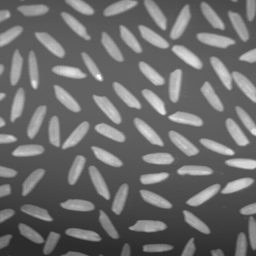
#> input picture images/rice2.png, 256 x 256 px
$ python test.py
#> lines starting #> are read from the running program, lines starting #| are printed output that depends on the picture; after the words box and inside, x2 and y2 are one past the last pixel; in counts of white or black regions, pixels touching at a corner belong together
import cv2
import matplotlib.pyplot as plot
import numpy as np

foo = 34
rice_orig = cv2.imread('images/rice2.png')
#> rice_orig is the input picture: shape (256, 256, 3); min 44, max 255, mean 108.9
rice_orig = cv2.cvtColor(rice_orig, cv2.COLOR_BGR2GRAY)
#> rice_orig: shape (256, 256)
width = len(rice_orig[0])
#> width = 256

def prout(foo: int):
    return foo + 1

# Add some blur to remove noise
rice_blur = cv2.convertScaleAbs(rice_orig, alpha=1, beta = 0)
rice_blur = cv2.GaussianBlur(rice_blur, (5,5), 5)

# Threshold the image using mean thresholding
rice_ad = cv2.adaptiveThreshold(rice_blur,255,cv2.ADAPTIVE_THRESH_MEAN_C,cv2.THRESH_BINARY, 31, 0)
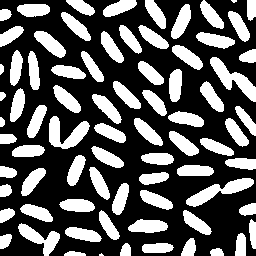
#> rice_ad: shape (256, 256); 35.7% white; 77 white regions (2 under 20 px), largest, box (x1, y1, x2, y2) and area: (210, 57, 256, 102) 730, (186, 178, 254, 207) 724, (49, 116, 90, 149) 682

# We need to add some border around the image to segment it correctly, filled with zeroes
rice_ad = cv2.copyMakeBorder(rice_ad, top=20, bottom=20, right=20, left=20, borderType=cv2.BORDER_CONSTANT, value=[0])
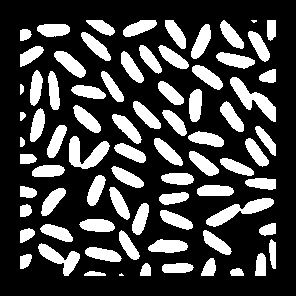
#> rice_ad: shape (296, 296); 26.7% white; 77 white regions (2 under 20 px), largest, box (x1, y1, x2, y2) and area: (230, 77, 276, 122) 730, (206, 198, 274, 227) 724, (69, 136, 110, 169) 682

# Apply some topolgy operators
kernel = np.ones((3,3), np.uint8)

$ run again, with images/rice.png copied over images/rice2.png
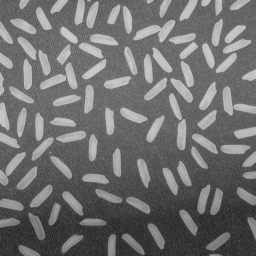
#> input picture images/rice.png, 256 x 256 px
#> rice_orig is the input picture: shape (256, 256, 3); min 40, max 204, mean 111.2
#> rice_orig: shape (256, 256)
#> width = 256
#> `rice_ad = cv2.adaptiveThreshold(rice_blur,255,cv2.ADAPTIVE_THRESH_MEAN..`:
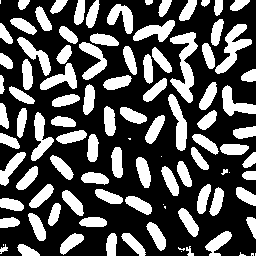
#> rice_ad: shape (256, 256); 34.1% white; 100 white regions (12 under 20 px), largest, box (x1, y1, x2, y2) and area: (170, 32, 198, 103) 886, (215, 24, 252, 74) 680, (168, 94, 187, 151) 522
#> `rice_ad = cv2.copyMakeBorder(rice_ad, top=20, bottom=20, right=20, lef..`:
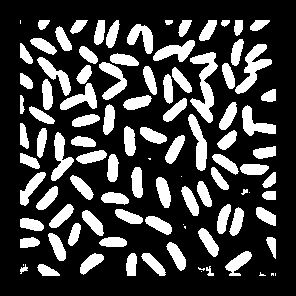
#> rice_ad: shape (296, 296); 25.5% white; 100 white regions (12 under 20 px), largest, box (x1, y1, x2, y2) and area: (190, 52, 218, 123) 886, (235, 44, 272, 94) 680, (188, 114, 207, 171) 522
